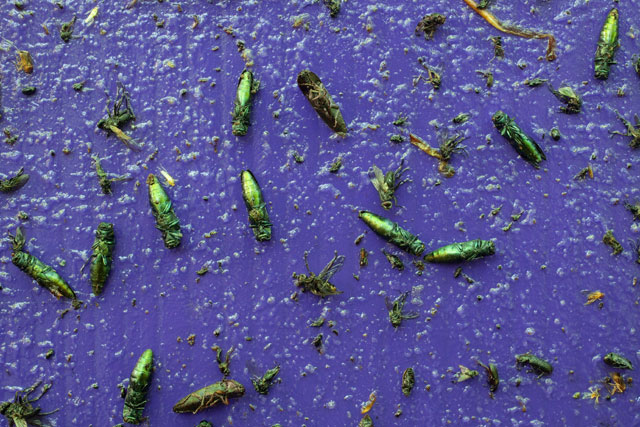
#> input picture examples/EAB-on-purple-trap.jpg, 640 x 427 px, found by its file name
$ python detect.py --image examples/EAB-on-purple-trap.jpg   (older library calls are emulated)
#> lines starting #> are read from the running program, lines starting #| are printed output that depends on the picture; after the words box and inside, x2 and y2 are one past the last pixel; in counts of white or black regions, pixels touching at a corner belong together
"""Detects Emerald Ash Borers from a given image.

Can be run standalone, or imported into another script. To run as a script,

    python iotrees/detect.py --image examples/EAB-on-purple-trap.jpg

Otherwise, import into a script with

    from iotrees.detect import detect

"""

import argparse

import numpy as np
import cv2


def detect(filename: str, save_debug_images=False):
    # Upper and lower rgb space for selecting background
    # Don't be fooled by the name. Started gray, ended up everything but
#> called with filename = 'examples/EAB-on-purple-trap.jpg', save_debug_images = False
    gray_lower = np.array([40, 70, 70], dtype='uint8')
    gray_upper = np.array([100, 200, 200], dtype='uint8')

    frame = cv2.imread(filename)
#> frame is the input picture: shape (427, 640, 3); mean B, G, R 144.9, 85.5, 87.1

    if frame is None:
        print(f"Couldn't load {filename}!")
        return

    frame_boxes = frame.copy()

    frame = cv2.cvtColor(frame, cv2.COLOR_BGR2HSV)
#> frame: shape (427, 640, 3); mean H, S, V 113.4, 117.5, 148.6

    # Again, don't be fooled by the variable name.
    # Not whitish as much as it selected out the background
    whitish = cv2.inRange(frame, gray_lower, gray_upper)
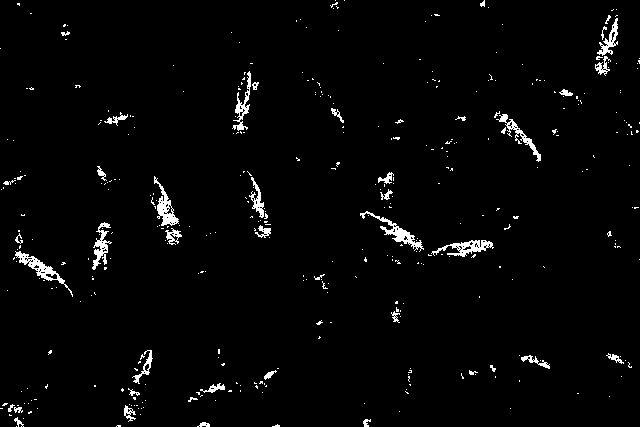
#> whitish: shape (427, 640); 2.4% white; 390 white regions (346 under 20 px), largest, box (x1, y1, x2, y2) and area: (360, 211, 424, 252) 476, (15, 251, 73, 297) 469, (431, 240, 494, 257) 429
    # whitish = cv2.GaussianBlur(whitish, (5, 5), 1)

    # Now flip the background to be white, subject dark
    opposite = cv2.bitwise_not(whitish)

    # Begin edge detection
    canny = cv2.Canny(whitish, 30, 150)
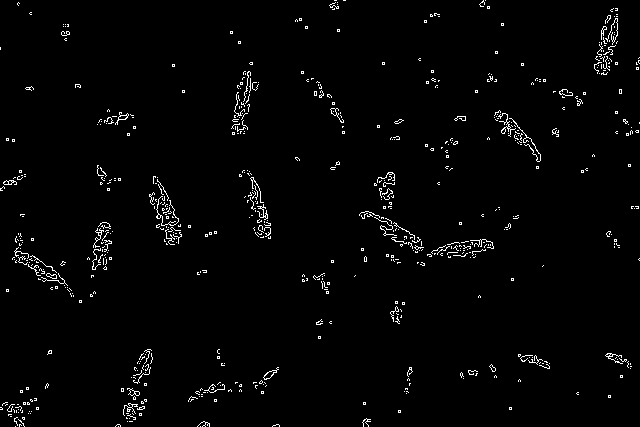
#> canny: shape (427, 640); 2% white in thin lines or dots

    # Find the contours
    _, contours, _ = cv2.findContours(canny.copy(), cv2.RETR_EXTERNAL, cv2.CHAIN_APPROX_SIMPLE)
#> contours = 657 contours, 648 with area under 20; largest, box (x1, y1, x2, y2) and area: (263, 367, 279, 380) 58, (115, 112, 129, 125) 40, (127, 388, 140, 396) 38, (3, 180, 17, 185) 32, (46, 273, 57, 279) 31

    bug_count = 0

    # Count what we think are EABs by the number of corners
    for index, contour in enumerate(contours):
        perimeter = cv2.arcLength(contour, True)
        approx = cv2.approxPolyDP(contour, 0.02 * perimeter, True)

        if len(approx) < 10:
            perimeter = cv2.arcLength(contour, True)
            if perimeter > 150:
                bug_count += 1

                if save_debug_images:
                    rect = np.int32(cv2.boxPoints(cv2.minAreaRect(contour)))
                    cv2.drawContours(frame_boxes, [rect], -1, (0, 255, 0), 2)
#> this loop made 657 passes
#> (contour, approx) on passes 18, 39: ([[8, 414], [8, 415], [9, 414], [11, 414]], [[8, 415], [9, 414], [11, 414], [8, 414]]), ([[6, 404], [5, 405], [6, 404], [7, 404]], [[7, 404], [6, 404], [5, 405], [6, 404]])
#> approx on passes 1, 2, 3, 8, 9, 12: [[200, 426]], [[118, 426]], [[15, 426]], [[129, 421], [132, 421]], [[127, 421]], [[129, 418]]
#> after the loop, bug_count = 1

    # Optional stuff for showing what was counted as EAB
    if save_debug_images:
        cv2.imwrite(f'debug/original.png', frame)
        cv2.imwrite(f'debug/whitish.png', whitish)
        cv2.imwrite(f'debug/opposite.png', opposite)
        cv2.imwrite(f'debug/canny.png', canny)
        cv2.imwrite(f'debug/boxes.png', frame_boxes)

    return bug_count


def main():
    ap = argparse.ArgumentParser()
    ap.add_argument('-i', '--image', required=True, help='Path to image')
    ap.add_argument('-d', '--debug-images', default=False, action='store_true',
                    help='If True, debug images will be saved to debug/')

    args = ap.parse_args()

    num_bugs = detect(args.image, args.debug_images)
#> num_bugs = 1

    print(f'Detected {num_bugs} bugs.')
#| Detected 1 bugs.


if __name__ == '__main__':
    main()
